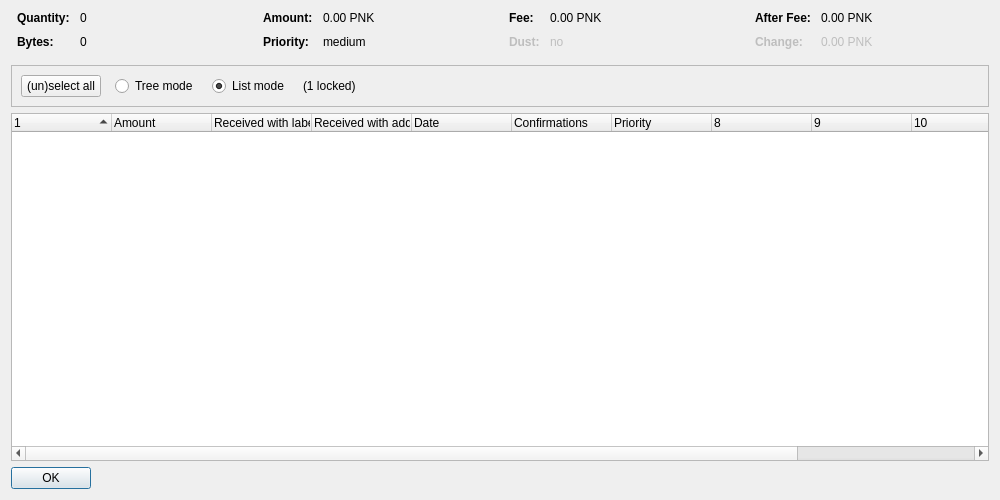
<?xml version="1.0" encoding="UTF-8"?>
<ui version="4.0">
 <class>CoinControlDialog</class>
 <widget class="QDialog" name="CoinControlDialog">
  <property name="geometry">
   <rect>
    <x>0</x>
    <y>0</y>
    <width>1000</width>
    <height>500</height>
   </rect>
  </property>
  <property name="windowTitle">
   <string>Coin Selection</string>
  </property>
  <layout class="QVBoxLayout" name="verticalLayout">
   <item>
    <layout class="QHBoxLayout" name="horizontalLayoutTop" stretch="0,0,0,0">
     <property name="topMargin">
      <number>0</number>
     </property>
     <property name="bottomMargin">
      <number>10</number>
     </property>
     <item>
      <layout class="QFormLayout" name="formLayoutCoinControl1">
       <property name="horizontalSpacing">
        <number>10</number>
       </property>
       <property name="verticalSpacing">
        <number>10</number>
       </property>
       <property name="leftMargin">
        <number>6</number>
       </property>
       <property name="rightMargin">
        <number>6</number>
       </property>
       <item row="0" column="0">
        <widget class="QLabel" name="labelCoinControlQuantityText">
         <property name="font">
          <font>
           <weight>75</weight>
           <bold>true</bold>
          </font>
         </property>
         <property name="text">
          <string>Quantity:</string>
         </property>
        </widget>
       </item>
       <item row="0" column="1">
        <widget class="QLabel" name="labelCoinControlQuantity">
         <property name="cursor">
          <cursorShape>IBeamCursor</cursorShape>
         </property>
         <property name="contextMenuPolicy">
          <enum>Qt::ActionsContextMenu</enum>
         </property>
         <property name="text">
          <string notr="true">0</string>
         </property>
         <property name="textInteractionFlags">
          <set>Qt::LinksAccessibleByMouse|Qt::TextSelectableByKeyboard|Qt::TextSelectableByMouse</set>
         </property>
        </widget>
       </item>
       <item row="1" column="0">
        <widget class="QLabel" name="labelCoinControlBytesText">
         <property name="font">
          <font>
           <weight>75</weight>
           <bold>true</bold>
          </font>
         </property>
         <property name="text">
          <string>Bytes:</string>
         </property>
        </widget>
       </item>
       <item row="1" column="1">
        <widget class="QLabel" name="labelCoinControlBytes">
         <property name="cursor">
          <cursorShape>IBeamCursor</cursorShape>
         </property>
         <property name="contextMenuPolicy">
          <enum>Qt::ActionsContextMenu</enum>
         </property>
         <property name="text">
          <string notr="true">0</string>
         </property>
         <property name="textInteractionFlags">
          <set>Qt::LinksAccessibleByMouse|Qt::TextSelectableByKeyboard|Qt::TextSelectableByMouse</set>
         </property>
        </widget>
       </item>
      </layout>
     </item>
     <item>
      <layout class="QFormLayout" name="formLayoutCoinControl2">
       <property name="horizontalSpacing">
        <number>10</number>
       </property>
       <property name="verticalSpacing">
        <number>10</number>
       </property>
       <property name="leftMargin">
        <number>6</number>
       </property>
       <property name="rightMargin">
        <number>6</number>
       </property>
       <item row="0" column="0">
        <widget class="QLabel" name="labelCoinControlAmountText">
         <property name="font">
          <font>
           <weight>75</weight>
           <bold>true</bold>
          </font>
         </property>
         <property name="text">
          <string>Amount:</string>
         </property>
        </widget>
       </item>
       <item row="0" column="1">
        <widget class="QLabel" name="labelCoinControlAmount">
         <property name="cursor">
          <cursorShape>IBeamCursor</cursorShape>
         </property>
         <property name="contextMenuPolicy">
          <enum>Qt::ActionsContextMenu</enum>
         </property>
         <property name="text">
          <string notr="true">0.00 PNK</string>
         </property>
         <property name="textInteractionFlags">
          <set>Qt::LinksAccessibleByMouse|Qt::TextSelectableByKeyboard|Qt::TextSelectableByMouse</set>
         </property>
        </widget>
       </item>
       <item row="1" column="0">
        <widget class="QLabel" name="labelCoinControlPriorityText">
         <property name="font">
          <font>
           <weight>75</weight>
           <bold>true</bold>
          </font>
         </property>
         <property name="text">
          <string>Priority:</string>
         </property>
        </widget>
       </item>
       <item row="1" column="1">
        <widget class="QLabel" name="labelCoinControlPriority">
         <property name="cursor">
          <cursorShape>IBeamCursor</cursorShape>
         </property>
         <property name="contextMenuPolicy">
          <enum>Qt::ActionsContextMenu</enum>
         </property>
         <property name="text">
          <string notr="true">medium</string>
         </property>
         <property name="textInteractionFlags">
          <set>Qt::LinksAccessibleByMouse|Qt::TextSelectableByKeyboard|Qt::TextSelectableByMouse</set>
         </property>
        </widget>
       </item>
      </layout>
     </item>
     <item>
      <layout class="QFormLayout" name="formLayoutCoinControl3">
       <property name="horizontalSpacing">
        <number>10</number>
       </property>
       <property name="verticalSpacing">
        <number>10</number>
       </property>
       <property name="leftMargin">
        <number>6</number>
       </property>
       <property name="rightMargin">
        <number>6</number>
       </property>
       <item row="0" column="0">
        <widget class="QLabel" name="labelCoinControlFeeText">
         <property name="font">
          <font>
           <weight>75</weight>
           <bold>true</bold>
          </font>
         </property>
         <property name="text">
          <string>Fee:</string>
         </property>
        </widget>
       </item>
       <item row="0" column="1">
        <widget class="QLabel" name="labelCoinControlFee">
         <property name="cursor">
          <cursorShape>IBeamCursor</cursorShape>
         </property>
         <property name="contextMenuPolicy">
          <enum>Qt::ActionsContextMenu</enum>
         </property>
         <property name="text">
          <string notr="true">0.00 PNK</string>
         </property>
         <property name="textInteractionFlags">
          <set>Qt::LinksAccessibleByMouse|Qt::TextSelectableByKeyboard|Qt::TextSelectableByMouse</set>
         </property>
        </widget>
       </item>
       <item row="1" column="0">
        <widget class="QLabel" name="labelCoinControlLowOutputText">
         <property name="enabled">
          <bool>false</bool>
         </property>
         <property name="font">
          <font>
           <weight>75</weight>
           <bold>true</bold>
          </font>
         </property>
         <property name="text">
          <string>Dust:</string>
         </property>
        </widget>
       </item>
       <item row="1" column="1">
        <widget class="QLabel" name="labelCoinControlLowOutput">
         <property name="enabled">
          <bool>false</bool>
         </property>
         <property name="cursor">
          <cursorShape>IBeamCursor</cursorShape>
         </property>
         <property name="contextMenuPolicy">
          <enum>Qt::ActionsContextMenu</enum>
         </property>
         <property name="text">
          <string notr="true">no</string>
         </property>
         <property name="textInteractionFlags">
          <set>Qt::LinksAccessibleByMouse|Qt::TextSelectableByKeyboard|Qt::TextSelectableByMouse</set>
         </property>
        </widget>
       </item>
      </layout>
     </item>
     <item>
      <layout class="QFormLayout" name="formLayoutCoinControl4">
       <property name="horizontalSpacing">
        <number>10</number>
       </property>
       <property name="verticalSpacing">
        <number>10</number>
       </property>
       <property name="leftMargin">
        <number>6</number>
       </property>
       <property name="rightMargin">
        <number>6</number>
       </property>
       <item row="0" column="0">
        <widget class="QLabel" name="labelCoinControlAfterFeeText">
         <property name="font">
          <font>
           <weight>75</weight>
           <bold>true</bold>
          </font>
         </property>
         <property name="text">
          <string>After Fee:</string>
         </property>
        </widget>
       </item>
       <item row="0" column="1">
        <widget class="QLabel" name="labelCoinControlAfterFee">
         <property name="cursor">
          <cursorShape>IBeamCursor</cursorShape>
         </property>
         <property name="contextMenuPolicy">
          <enum>Qt::ActionsContextMenu</enum>
         </property>
         <property name="text">
          <string notr="true">0.00 PNK</string>
         </property>
         <property name="textInteractionFlags">
          <set>Qt::LinksAccessibleByMouse|Qt::TextSelectableByKeyboard|Qt::TextSelectableByMouse</set>
         </property>
        </widget>
       </item>
       <item row="1" column="0">
        <widget class="QLabel" name="labelCoinControlChangeText">
         <property name="enabled">
          <bool>false</bool>
         </property>
         <property name="font">
          <font>
           <weight>75</weight>
           <bold>true</bold>
          </font>
         </property>
         <property name="text">
          <string>Change:</string>
         </property>
        </widget>
       </item>
       <item row="1" column="1">
        <widget class="QLabel" name="labelCoinControlChange">
         <property name="enabled">
          <bool>false</bool>
         </property>
         <property name="cursor">
          <cursorShape>IBeamCursor</cursorShape>
         </property>
         <property name="contextMenuPolicy">
          <enum>Qt::ActionsContextMenu</enum>
         </property>
         <property name="text">
          <string notr="true">0.00 PNK</string>
         </property>
         <property name="textInteractionFlags">
          <set>Qt::LinksAccessibleByMouse|Qt::TextSelectableByKeyboard|Qt::TextSelectableByMouse</set>
         </property>
        </widget>
       </item>
      </layout>
     </item>
    </layout>
   </item>
   <item>
    <widget class="QFrame" name="frame">
     <property name="minimumSize">
      <size>
       <width>0</width>
       <height>40</height>
      </size>
     </property>
     <property name="frameShape">
      <enum>QFrame::StyledPanel</enum>
     </property>
     <property name="frameShadow">
      <enum>QFrame::Sunken</enum>
     </property>
     <layout class="QHBoxLayout" name="horizontalLayout">
      <item>
       <layout class="QHBoxLayout" name="horizontalLayoutPanel" stretch="0,0,0,0,0">
        <property name="spacing">
         <number>14</number>
        </property>
        <item>
         <widget class="QPushButton" name="pushButtonSelectAll">
          <property name="sizePolicy">
           <sizepolicy hsizetype="Maximum" vsizetype="Fixed">
            <horstretch>0</horstretch>
            <verstretch>0</verstretch>
           </sizepolicy>
          </property>
          <property name="text">
           <string>(un)select all</string>
          </property>
          <property name="autoDefault">
           <bool>false</bool>
          </property>
         </widget>
        </item>
        <item>
         <widget class="QRadioButton" name="radioTreeMode">
          <property name="sizePolicy">
           <sizepolicy hsizetype="Maximum" vsizetype="Fixed">
            <horstretch>0</horstretch>
            <verstretch>0</verstretch>
           </sizepolicy>
          </property>
          <property name="text">
           <string>Tree mode</string>
          </property>
         </widget>
        </item>
        <item>
         <widget class="QRadioButton" name="radioListMode">
          <property name="sizePolicy">
           <sizepolicy hsizetype="Maximum" vsizetype="Fixed">
            <horstretch>0</horstretch>
            <verstretch>0</verstretch>
           </sizepolicy>
          </property>
          <property name="text">
           <string>List mode</string>
          </property>
          <property name="checked">
           <bool>true</bool>
          </property>
         </widget>
        </item>
        <item>
         <widget class="QLabel" name="labelLocked">
          <property name="text">
           <string notr="true">(1 locked)</string>
          </property>
         </widget>
        </item>
        <item>
         <spacer name="horizontalSpacer">
          <property name="orientation">
           <enum>Qt::Horizontal</enum>
          </property>
          <property name="sizeHint" stdset="0">
           <size>
            <width>40</width>
            <height>20</height>
           </size>
          </property>
         </spacer>
        </item>
       </layout>
      </item>
     </layout>
    </widget>
   </item>
   <item>
    <widget class="CoinControlTreeWidget" name="treeWidget">
     <property name="contextMenuPolicy">
      <enum>Qt::CustomContextMenu</enum>
     </property>
     <property name="sortingEnabled">
      <bool>false</bool>
     </property>
     <property name="columnCount">
      <number>12</number>
     </property>
     <attribute name="headerShowSortIndicator" stdset="0">
      <bool>true</bool>
     </attribute>
     <attribute name="headerStretchLastSection">
      <bool>false</bool>
     </attribute>
     <column>
      <property name="text">
       <string/>
      </property>
     </column>
     <column>
      <property name="text">
       <string>Amount</string>
      </property>
     </column>
     <column>
      <property name="text">
       <string>Received with label</string>
      </property>
     </column>
     <column>
      <property name="text">
       <string>Received with address</string>
      </property>
     </column>
     <column>
      <property name="text">
       <string>Date</string>
      </property>
     </column>
     <column>
      <property name="text">
       <string>Confirmations</string>
      </property>
      <property name="toolTip">
       <string>Confirmed</string>
      </property>
     </column>
     <column>
      <property name="text">
       <string>Priority</string>
      </property>
     </column>
     <column>
      <property name="text">
       <string/>
      </property>
     </column>
     <column>
      <property name="text">
       <string/>
      </property>
     </column>
     <column>
      <property name="text">
       <string/>
      </property>
     </column>
     <column>
      <property name="text">
       <string/>
      </property>
     </column>
     <column>
      <property name="text">
       <string/>
      </property>
     </column>
    </widget>
   </item>
   <item>
    <widget class="QDialogButtonBox" name="buttonBox">
     <property name="sizePolicy">
      <sizepolicy hsizetype="Maximum" vsizetype="Fixed">
       <horstretch>0</horstretch>
       <verstretch>0</verstretch>
      </sizepolicy>
     </property>
     <property name="orientation">
      <enum>Qt::Horizontal</enum>
     </property>
     <property name="standardButtons">
      <set>QDialogButtonBox::Ok</set>
     </property>
    </widget>
   </item>
  </layout>
 </widget>
 <customwidgets>
  <customwidget>
   <class>CoinControlTreeWidget</class>
   <extends>QTreeWidget</extends>
   <header>coincontroltreewidget.h</header>
  </customwidget>
 </customwidgets>
 <resources/>
 <connections/>
</ui>
